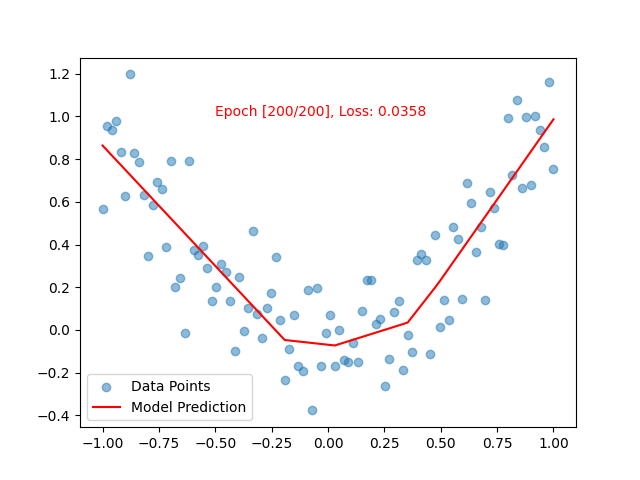

Reproduce this figure in Python.
import torch
import numpy as np
import matplotlib.pyplot as plt
import torch.nn.functional as F
import torch.nn as nn

x = torch.linspace(-1, 1, 100)
x = x.unsqueeze(1)
y = x.pow(2) + 0.2 * torch.randn(x.size())
# plt.scatter(x.numpy(), y.numpy(), label='Data Points', alpha=0.5)
# plt.show()

class Net(nn.Module):
    def __init__(self, n_input, n_hidden, n_output):
        super(Net,self).__init__()
        self.fc1 = nn.Linear(n_input, n_hidden)
        self.fc2 = nn.Linear(n_hidden, n_output)
    
    def forward(self, x):
        x = F.relu(self.fc1(x))
        x = self.fc2(x)
        return x


net = Net(1, 10, 1)
criterion = nn.MSELoss()
optimizer = torch.optim.Adam(net.parameters(), lr = 0.01)

plt.ion()
# plt.show()
# Training the model
for epoch in range(1,201):
    optimizer.zero_grad()
    outputs = net(x)
    loss = criterion(outputs, y)
    loss.backward()
    optimizer.step()

    if epoch % 5 == 0:
        plt.cla()
        plt.scatter(x.numpy(), y.numpy(), label='Data Points', alpha=0.5)
        plt.plot(x.numpy(), outputs.detach().numpy(), 'r-', label='Model Prediction')
        plt.text(-0.5, 1.0, 'Epoch [{}/200], Loss: {:.4f}'.format(epoch, loss.item()), 
                 fontdict={'size': 10, 'color': 'red'})
        plt.legend()
        plt.pause(0.1)
plt.ioff()
plt.show()
